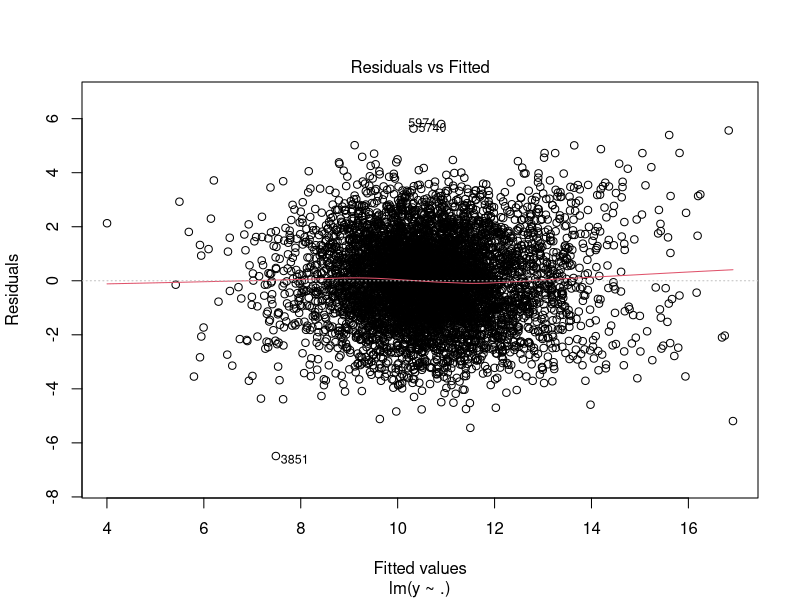
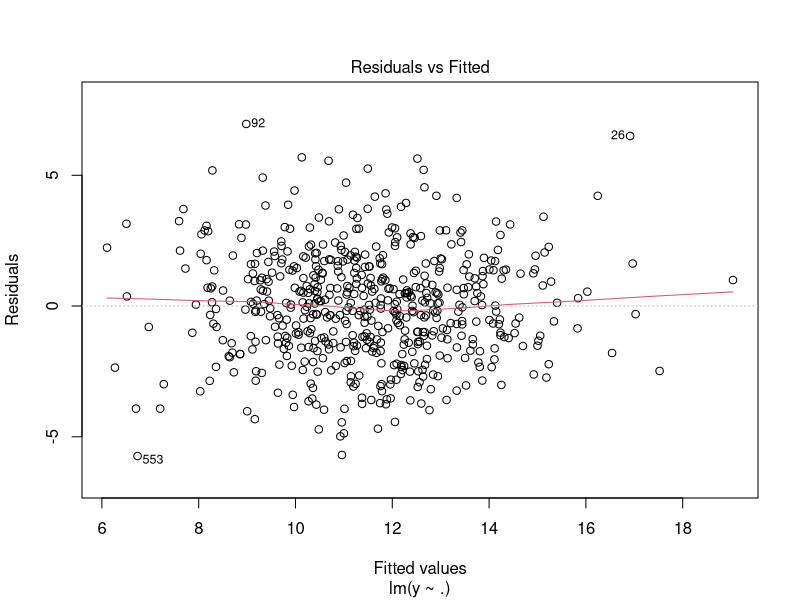
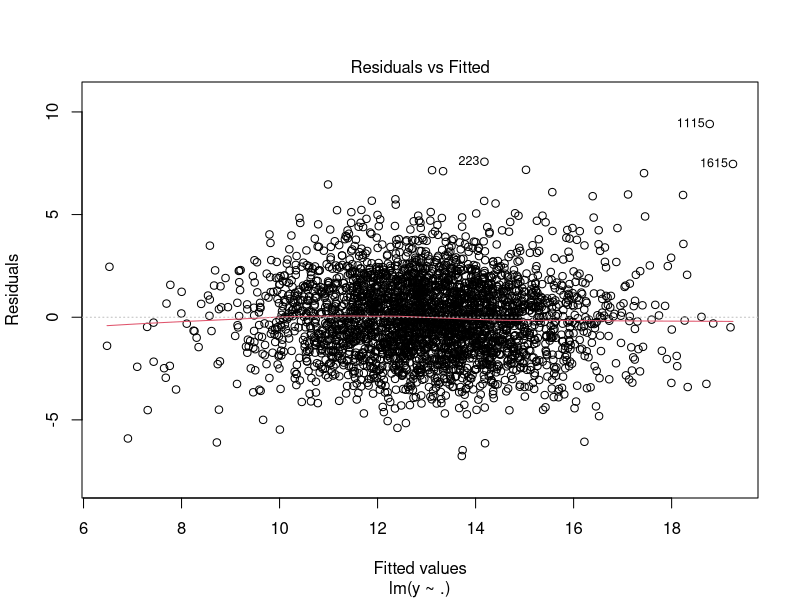
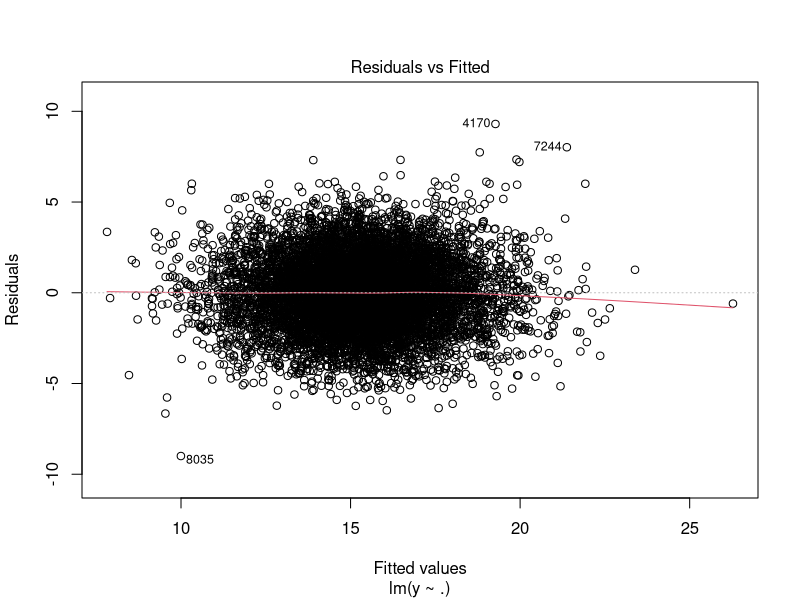
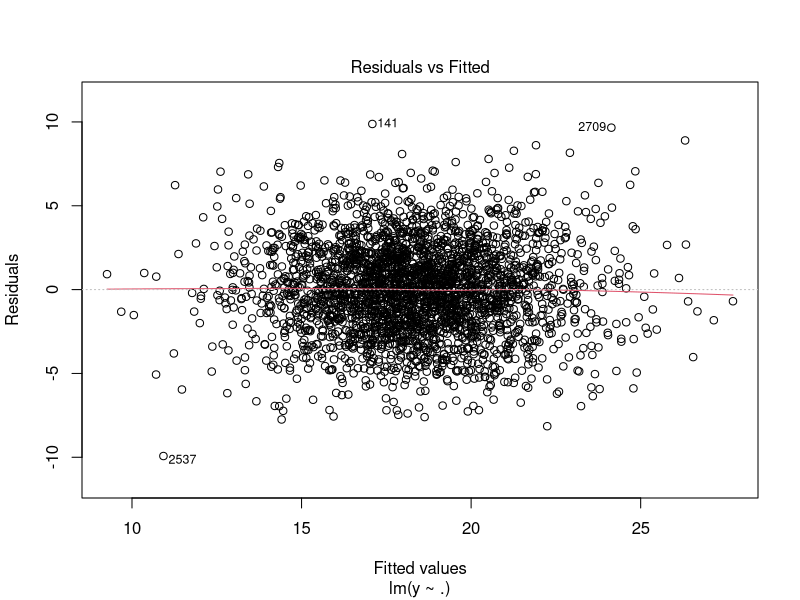
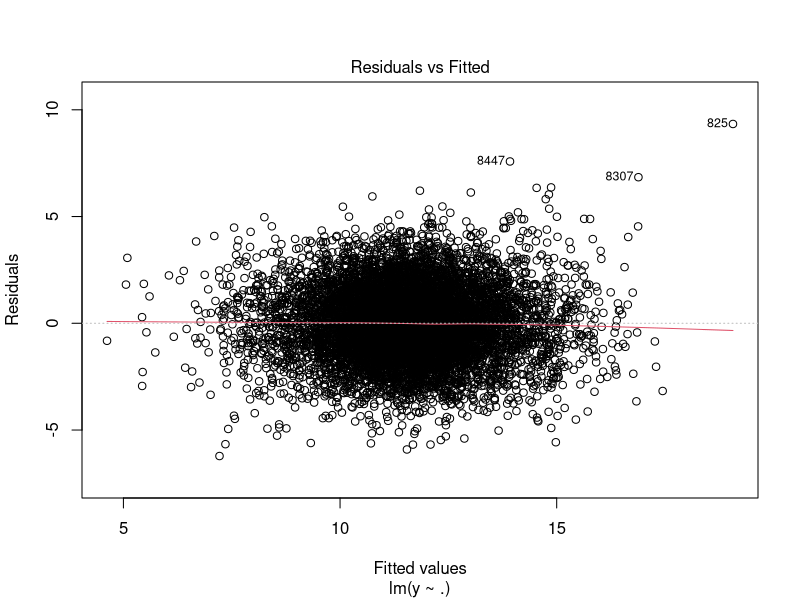
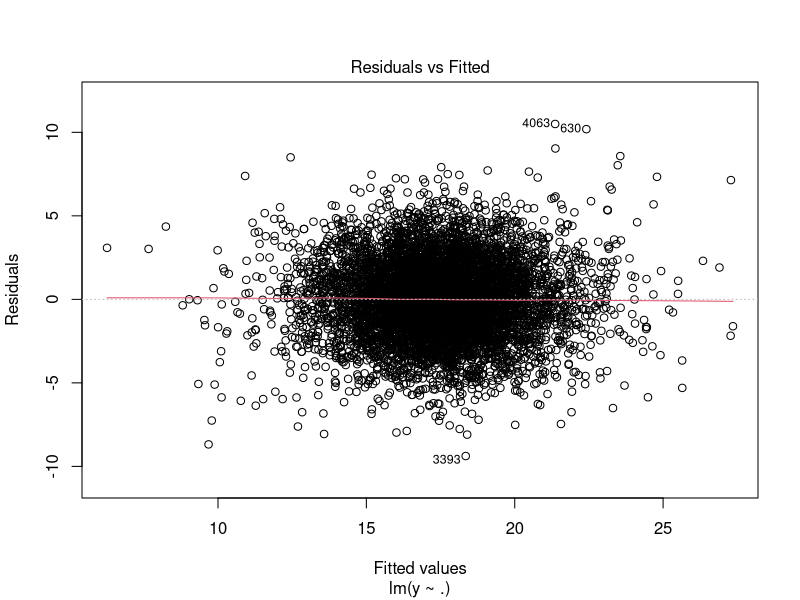
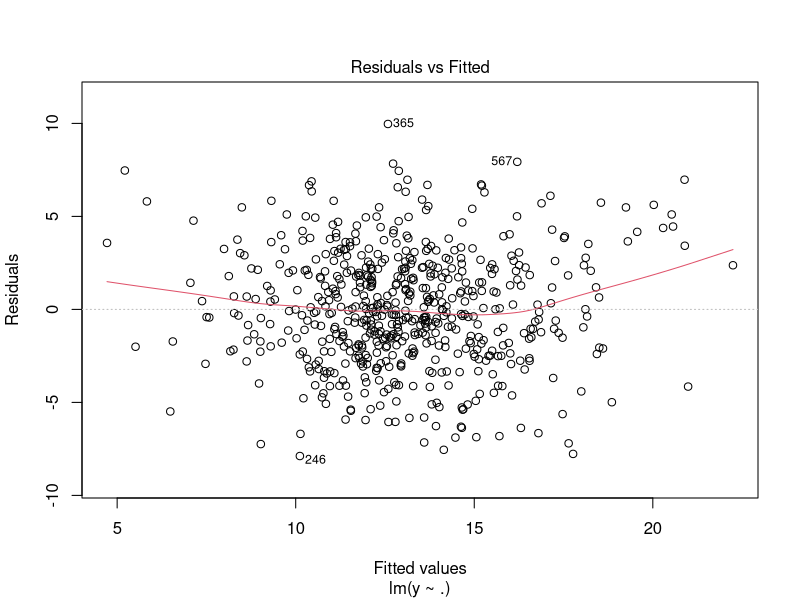

Here is the R script that generated these plots, in order: (Note: this script raises an error after producing the figures.)
options(stringsAsFactors=FALSE)

library(parallel)
# near-collinearity
# outliers
# ceiling effects
# biased residuals
# normal (none)

# formula will be y ~ x1 + x2 + ctl1 + ctrl2 + ... + ctln

gen_data <- function(n, n_predictors, n_controls, messup=NULL){
  stopifnot(n_predictors %in% 2:4,
            n_controls %in% 2:4,
            n < 20000, n > 100,
            messup %in% c('outlier',
                          'ceiling',
                          'biased',
                          'none'))
  
  x <- vector('list', n_predictors)
  b <- vector('list', n_controls)
  
  names_b <- paste0('b', seq(n_controls))
  names_x <- paste0('x', seq(n_predictors))
  
  names(b) <- names_b
  names(x) <- names_x
  
  for (i in seq(n_controls)){
    b[[i]] <- rbinom(n, 1, prob=runif(1, .2, .8))
  }
    
  for (i in seq(n_predictors)){
    x[[i]] <- rnorm(n) * (b[[sample.int(n_controls, size=1)]]+1)*runif(1, .1, 1)
  }

  x0 <- Reduce(`+`, x) 
  b0 <- Reduce(`*`, b)
  
  y0 <- x0 + b0 + x0*b0
  
  ysd <- sd(y0)
  
  if (messup != 'biased'){
    y <- y0 + rnorm(n, mean=0, sd=ysd) 
  } else {
    y <- y0 + rlnorm(n, pmax(1, log(y0), na.rm=TRUE))
  }
  
  y <- y - min(y) + 1
  df <- data.frame(y, x, b)
  
  if (messup == 'outlier') {
    indx <- sample.int(n, 3)
    df[indx, 'y'] <- abs(df[indx, 'y'])+1 * (ysd*8)
  }
  
  if (messup == 'ceiling'){
    trunc_pos <- quantile(y, probs=.92)
    df[df$y > trunc_pos, 'y'] <- trunc_pos
  }

  return(df)
}

plot_lm <- function(fit, outfile){
  png(filename=outfile)
  plot(fit, which=1)
  dev.off()
}

parms_to_plot <- function(n, n_predictors, n_controls, messup, outfile){
  dat <- gen_data(n=n, 
                  n_predictors = n_predictors, 
                  n_controls = n_controls, 
                  messup=messup)
  fit <- lm(y ~ ., data = dat)
  plot_lm(fit, outfile)
}

make_ctrl_df <- function(n, type, outpath){
  df <- data.frame(type         = type,
             id           = sprintf('%07d', 1:n),
             n            = ceiling(runif(n, 100, 10000)),
             n_predictors = sample(2:4, size=n, replace=TRUE),
             n_controls   = sample(2:4, size=n, replace=TRUE))
  df$filename <- file.path(outpath, paste0(type, '_', df$id, '.png'))
  df
}

### create dataframe with training info:
outpath <- 'data/holdout_pngs'
ctrl_df <- rbind(
  make_ctrl_df(1000, type='none', outpath=file.path(outpath, 'none')),
  make_ctrl_df(1000, type='biased', outpath=file.path(outpath, 'biased')),
  make_ctrl_df(1000, type='outlier', outpath=file.path(outpath, 'outlier')),
  make_ctrl_df(1000, type='ceiling', outpath=file.path(outpath, 'ceiling'))
)

#write.csv(ctrl_df, file = 'data/control_file.csv', row.names=FALSE)

res <- mapply(
  FUN = parms_to_plot,
  n = ctrl_df$n,
  n_predictors = ctrl_df$n_predictors,
  n_controls = ctrl_df$n_controls,
  messup = ctrl_df$type,
  outfile = ctrl_df$filename
)



